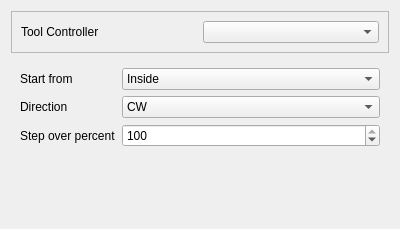
<?xml version="1.0" encoding="UTF-8"?>
<ui version="4.0">
 <class>Form</class>
 <widget class="QWidget" name="Form">
  <property name="geometry">
   <rect>
    <x>0</x>
    <y>0</y>
    <width>400</width>
    <height>229</height>
   </rect>
  </property>
  <property name="windowTitle">
   <string>Form</string>
  </property>
  <layout class="QVBoxLayout" name="verticalLayout">
   <item>
    <widget class="QFrame" name="frame">
     <property name="frameShape">
      <enum>QFrame::StyledPanel</enum>
     </property>
     <property name="frameShadow">
      <enum>QFrame::Raised</enum>
     </property>
     <layout class="QHBoxLayout" name="horizontalLayout">
      <item>
       <widget class="QLabel" name="label">
        <property name="text">
         <string>Tool Controller</string>
        </property>
       </widget>
      </item>
      <item>
       <widget class="QComboBox" name="toolController">
        <property name="toolTip">
         <string>&lt;html&gt;&lt;head/&gt;&lt;body&gt;&lt;p&gt;The tool and its settings to be used for this operation.&lt;/p&gt;&lt;/body&gt;&lt;/html&gt;</string>
        </property>
       </widget>
      </item>
     </layout>
    </widget>
   </item>
   <item>
    <widget class="QWidget" name="widget" native="true">
     <layout class="QFormLayout" name="formLayout">
      <item row="0" column="0">
       <widget class="QLabel" name="label_2">
        <property name="text">
         <string>Start from</string>
        </property>
       </widget>
      </item>
      <item row="0" column="1">
       <widget class="QComboBox" name="startSide">
        <property name="toolTip">
         <string>&lt;html&gt;&lt;head/&gt;&lt;body&gt;&lt;p&gt;Specify if the helix operation should start at the inside and work its way outwards, or start at the outside and work its way to the center.&lt;/p&gt;&lt;/body&gt;&lt;/html&gt;</string>
        </property>
        <item>
         <property name="text">
          <string>Inside</string>
         </property>
        </item>
        <item>
         <property name="text">
          <string>Outside</string>
         </property>
        </item>
       </widget>
      </item>
      <item row="1" column="0">
       <widget class="QLabel" name="label_3">
        <property name="text">
         <string>Direction</string>
        </property>
       </widget>
      </item>
      <item row="1" column="1">
       <widget class="QComboBox" name="direction">
        <property name="toolTip">
         <string>&lt;html&gt;&lt;head/&gt;&lt;body&gt;&lt;p&gt;The direction for the helix, clockwise or counter clockwise.&lt;/p&gt;&lt;/body&gt;&lt;/html&gt;</string>
        </property>
        <item>
         <property name="text">
          <string>CW</string>
         </property>
        </item>
        <item>
         <property name="text">
          <string>CCW</string>
         </property>
        </item>
       </widget>
      </item>
      <item row="2" column="0">
       <widget class="QLabel" name="label_4">
        <property name="text">
         <string>Step over percent</string>
        </property>
       </widget>
      </item>
      <item row="2" column="1">
       <widget class="QSpinBox" name="stepOverPercent">
        <property name="toolTip">
         <string>&lt;html&gt;&lt;head/&gt;&lt;body&gt;&lt;p&gt;Specify the percent of the tool diameter each helix will be offset to the previous one.&lt;/p&gt;&lt;p&gt;&lt;br/&gt;&lt;/p&gt;&lt;p&gt;A step over of 100% means no overlap of the individual cuts.&lt;/p&gt;&lt;/body&gt;&lt;/html&gt;</string>
        </property>
        <property name="minimum">
         <number>1</number>
        </property>
        <property name="maximum">
         <number>100</number>
        </property>
        <property name="singleStep">
         <number>10</number>
        </property>
        <property name="value">
         <number>100</number>
        </property>
       </widget>
      </item>
     </layout>
    </widget>
   </item>
   <item>
    <spacer name="verticalSpacer">
     <property name="orientation">
      <enum>Qt::Vertical</enum>
     </property>
     <property name="sizeHint" stdset="0">
      <size>
       <width>20</width>
       <height>40</height>
      </size>
     </property>
    </spacer>
   </item>
  </layout>
 </widget>
 <resources/>
 <connections/>
</ui>
